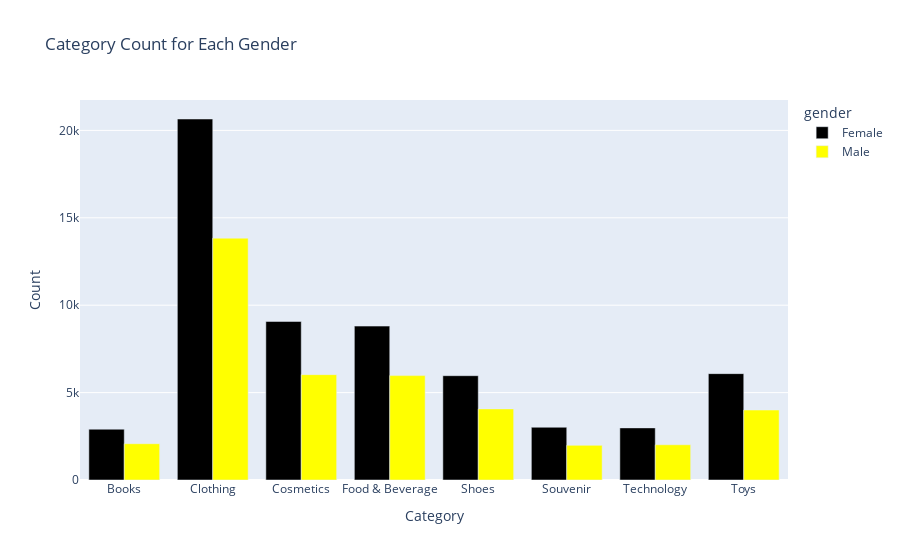

Write notebook code for a chart like this one.
### Code cell
gender_category_count = df.groupby(['gender', 'category']).size().reset_index(name= 'count')
iplot(px.bar(gender_category_count, x='category', y='count', color='gender',
             barmode='group', labels={'category': 'Category', 'count': 'Count'},
             title='Category Count for Each Gender',
             color_discrete_sequence=['black','yellow']))

### Figure 1 — Plotly figure (JSON) as saved in the notebook; plotly's stock layout.template omitted (floating-point values rounded to 4 significant figures)
{"data": [{"alignmentgroup": "True", "hovertemplate": "gender=Female<br>Category=%{x}<br>Count=%{y}<extra></extra>", "legendgroup": "Female", "marker": {"color": "black", "pattern": {"shape": ""}}, "name": "Female", "offsetgroup": "Female", "orientation": "v", "showlegend": true, "textposition": "auto", "type": "bar", "x": ["Books", "Clothing", "Cosmetics", "Food & Beverage", "Shoes", "Souvenir", "Technology", "Toys"], "xaxis": "x", "y": [2906, 20652, 9070, 8804, 5967, 3017, 2981, 6085], "yaxis": "y"}, {"alignmentgroup": "True", "hovertemplate": "gender=Male<br>Category=%{x}<br>Count=%{y}<extra></extra>", "legendgroup": "Male", "marker": {"color": "yellow", "pattern": {"shape": ""}}, "name": "Male", "offsetgroup": "Male", "orientation": "v", "showlegend": true, "textposition": "auto", "type": "bar", "x": ["Books", "Clothing", "Cosmetics", "Food & Beverage", "Shoes", "Souvenir", "Technology", "Toys"], "xaxis": "x", "y": [2075, 13835, 6027, 5972, 4067, 1982, 2015, 4002], "yaxis": "y"}], "layout": {"barmode": "group", "legend": {"title": {"text": "gender"}, "tracegroupgap": 0}, "title": {"text": "Category Count for Each Gender"}, "xaxis": {"anchor": "y", "domain": [0, 1], "title": {"text": "Category"}}, "yaxis": {"anchor": "x", "domain": [0, 1], "title": {"text": "Count"}}}}
